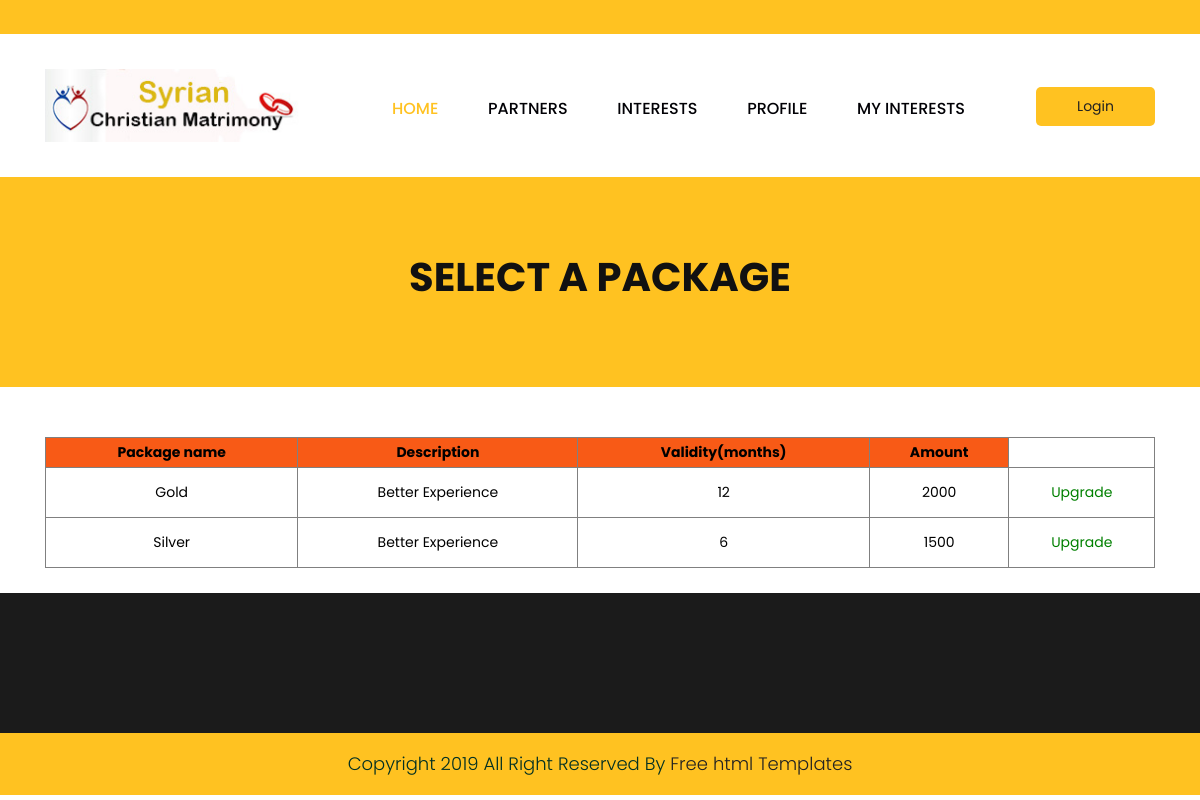
The page /upgrade.php?uid=1 (signed in) on the database its author committed.
### tables this page shows
CREATE TABLE `tbl_package` (
  `pkid` int(11) NOT NULL AUTO_INCREMENT,
  `packname` varchar(30) NOT NULL,
  `desp` varchar(300) NOT NULL,
  `validity` varchar(30) NOT NULL,
  `amount` int(11) NOT NULL,
  PRIMARY KEY (`pkid`)
);

### DatabaseCon.php (called while the page is built, shortened)
<?php
class DatabaseCon {
private $dbhost = 'localhost:3306';
private $dbuser = 'root';
private $dbpass = '';
private $db = 'matrimony';
private $conn;
   function __construct()
   		 {
      		$this->conn = mysqli_connect($this->dbhost, $this->dbuser, $this->dbpass, $this->db);
        }
   function selectData($str)
   {
   $retval=mysqli_query($this->conn,$str);
   return $retval;
   }
}
?>

### upgrade.php (the view, shortened to what this page needs)
<!DOCTYPE html>
<html lang="en">
   <head>
      <link rel="stylesheet" href="css/bootstrap.min.css">
      <link rel="stylesheet" href="css/style.css">
      <link rel="stylesheet" href="css/responsive.css">
      <link rel="stylesheet" href="css/jquery.mCustomScrollbar.min.css">
      <link rel="stylesheet" href="https://netdna.bootstrapcdn.com/font-awesome/4.0.3/css/font-awesome.css">
      <link rel="stylesheet" href="https://cdnjs.cloudflare.com/ajax/libs/fancybox/2.1.5/jquery.fancybox.min.css" media="screen">
   </head>
   <body class="main-layout">
      <header>
         <div class="header">
            <div class="head_top">
               <div class="container">
                  <div class="row">
                    <div class="col-xl-6 col-lg-6 col-md-6 col-sm-12">
                  </div>
                  <div class="col-xl-6 col-lg-6 col-md-6 col-sm-12">
                       <div class="top-box">
                        <p>&nbsp;</p>
                    </div>
                  </div>
               </div>
            </div>
         </div>
         <div class="container">
            <div class="row">
               <div class="col-xl-3 col-lg-3 col-md-3 col-sm-3 col logo_section">
                  <div class="full">
                     <div class="center-desk">
                        <div class="logo"> <a href="index.html"><img src="images/logo.jpg" alt="logo"/></a> </div>
                     </div>
                  </div>
               </div>
               <div class="col-xl-7 col-lg-7 col-md-9 col-sm-9">
                  <div class="menu-area">
                     <div class="limit-box">
                      <nav class="main-menu">
                             <ul class="menu-area-main">
                              <li class="active"> <a href="userhome.php">Home</a> </li>
								<li> <a href="search.php">Partners</a> </li>
						      <li> <a href="interests.php">Interests </a> </li>
							    <li>  <a href="myprofile.php">Profile</a></li>
							   <li> <a href="myint.php">My Interests</a> </li>
                         </ul>
                        </nav>
                     </div>
                  </div>
               </div>
               <div class="col-xl-2 col-lg-2 col-md-2 col-sm-2">
                 <li><a class="buy" href="login.php">Login</a></li>
               </div>
            </div>
         </div>
      </header>
      <div class="brand_color">
        <div class="container">
            <div class="row">
                <div class="col-md-12">
                    <div class="titlepage">
                        <h2>Select a package</h2>
                    </div>
                </div>
            </div>
        </div>
    </div>
    <div class="contact">
        <div class="container">
            <div class="row">
                <div class="col-md-12">
              <table border="1" style="color:black;width:100%;text-align:center;padding:10" >
<tr style="background-color:#F85A16;color:black;height:30px">
<th>Package name</th>
<th>Description</th>
<th>Validity(months)</th>
<th>Amount</th>
</tr>
<?php
include('DatabaseCon.php');
$db=new DatabaseCon();
$uid=$_GET['uid'];
$s="select*from tbl_package";
$rs=$db->selectData($s);
while($row=mysqli_fetch_array($rs)){
?>
<tr style="height:50px;">
<td><?php echo $row['packname'];?></td>
<td><?php echo $row['desp'];?></td>
<td><?php echo $row['validity'];?></td>
<td><?php echo $row['amount'];?></td>
<td><a href="selpackage.php?n=<?php echo $row['pkid'];?>&v=<?php echo $row['validity'];?>&amt=<?php echo $row['amount'];?>&uid=<?php echo $uid;?>" style="color:green">Upgrade</a> </td>
</tr>
<?php } ?>
</table><br/>
                </div>
            </div>
        </div>
    </div>
      <footr>
         <div class="footer">
            <div class="copyright">
               <p>Copyright 2019 All Right Reserved By <a href="https://html.design/">Free html Templates</a></p>
            </div>
      </div>
      </footr>
   </body>
</html>

### css/style.css (style rules this page uses)
* { box-sizing: border-box !important; }
html { scroll-behavior: smooth; }
body { color: #666666; font-size: 14px; font-family: 'poppins', sans-serif; line-height: 1.80857; font-weight: normal; overflow-x: hidden; }
a { color: #1f1f1f; text-decoration: none !important; outline: none !important; -webkit-transition: all .3s ease-in-out; -moz-transition: all .3s ease-in-out; -ms-transition: all .3s ease-in-out; -o-transition: all .3s ease-in-out; transition: all .3s ease-in-out; }
h1, h2, h3, h4, h5, h6 { letter-spacing: 0; font-weight: normal; position: relative; padding: 0 0 10px 0; font-weight: normal; line-height: normal; color: #111111; margin: 0 }
h2 { font-size: 22px }
*, *::after, *::before { -webkit-box-sizing: border-box; -moz-box-sizing: border-box; box-sizing: border-box; }
ul, li, ol { margin: 0px; padding: 0px; list-style: none; }
p { margin: 0px; font-weight: 300; font-size: 15px; line-height: 24px; }
a { color: #222222; text-decoration: none; outline: none !important; }
a, .btn { text-decoration: none !important; outline: none !important; -webkit-transition: all .3s ease-in-out; -moz-transition: all .3s ease-in-out; -ms-transition: all .3s ease-in-out; -o-transition: all .3s ease-in-out; transition: all .3s ease-in-out; }
img { max-width: 100%; height: auto; }
.full { float: left; width: 100%; }
.full { width: 100%; float: left; margin: 0; padding: 0; }
.logo_section { text-align: center; }
.logo { float: left; }
nav.main-menu { float: right; margin-left: 0; }
.menu-area-main li.active a { color: #ffc221; }
.main-menu { text-align: center; }
.main-menu ul { margin: 0; list-style-type: none; }
.main-menu ul>li { display: inline-block; position: relative; }
.main-menu ul>li a { padding: 30px 23px 0 23px; line-height: 20px; font-size: 16px; display: block; font-weight: 500; color: #010005; text-transform: uppercase; }
.main-menu ul li:last-child a { padding-right: 0; }
.main-menu ul li:first-child { margin-left: 0; }
.main-menu ul>li { position: inherit; display: inline-block; vertical-align: middle; }
.buy { background: #ffc221; padding: 7px 41px !important; margin-top: 18px; border-radius: 5px; display: inline-block; float: right; }
.head_top { background: #ffc221; margin-bottom: 35px; }
.top-box p { float: right; padding-top: 10px; color: #000; }
.header { background: #fff; padding-bottom: 35px; }
.logo a { font-size: 40px; font-weight: bold; text-transform: uppercase; color: #fff; line-height: 40px; }
.footer { background: #1b1b1b; padding-top: 70px; }
.contact { margin-top: 50px; }
.copyright { background-color: #ffc221; padding: 20px 0px; margin-top: 70px; }
.copyright p { color: #023023; font-size: 18px; line-height: 22px; text-align: center; }
.brand_color .titlepage h2 { font-weight: bold; font-size: 40px !important; text-transform: uppercase; }
.brand_color { background-color: #ffc221; }
.brand_color .titlepage { margin-top: 70px; padding-bottom: 70px; text-align: center; }

### rows shown on the page
tbl_package: packname "Gold", desp "Better Experience", validity "12", amount "2000"
tbl_package: packname "Silver", desp "Better Experience", validity "6", amount "1500"
